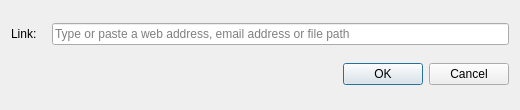
<?xml version="1.0" encoding="UTF-8"?>
<ui version="4.0">
 <class>AddLink</class>
 <widget class="QDialog" name="AddLink">
  <property name="geometry">
   <rect>
    <x>0</x>
    <y>0</y>
    <width>520</width>
    <height>110</height>
   </rect>
  </property>
  <property name="windowTitle">
   <string>Add Link</string>
  </property>
  <layout class="QVBoxLayout" name="verticalLayout">
   <item>
    <layout class="QHBoxLayout" name="horizontalLayout">
     <property name="spacing">
      <number>15</number>
     </property>
     <item>
      <widget class="QLabel" name="label">
       <property name="text">
        <string>Link:</string>
       </property>
      </widget>
     </item>
     <item>
      <widget class="QLineEdit" name="lineEditLink">
       <property name="placeholderText">
        <string>Type or paste a web address, email address or file path</string>
       </property>
      </widget>
     </item>
    </layout>
   </item>
   <item>
    <widget class="QDialogButtonBox" name="buttonBox">
     <property name="standardButtons">
      <set>QDialogButtonBox::Cancel|QDialogButtonBox::Ok</set>
     </property>
    </widget>
   </item>
  </layout>
 </widget>
 <resources/>
 <connections/>
</ui>
